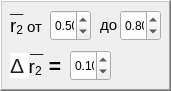
   <widget class="QFrame" name="frame_7">
    <property name="geometry">
     <rect>
      <x>220</x>
      <y>30</y>
      <width>171</width>
      <height>91</height>
     </rect>
    </property>
    <property name="frameShape">
     <enum>QFrame::WinPanel</enum>
    </property>
    <property name="frameShadow">
     <enum>QFrame::Raised</enum>
    </property>
    <widget class="QDoubleSpinBox" name="dblSpinBox_13">
     <property name="geometry">
      <rect>
       <x>50</x>
       <y>10</y>
       <width>41</width>
       <height>31</height>
      </rect>
     </property>
     <property name="wrapping">
      <bool>true</bool>
     </property>
     <property name="decimals">
      <number>2</number>
     </property>
     <property name="minimum">
      <double>0.500000000000000</double>
     </property>
     <property name="maximum">
      <double>0.800000000000000</double>
     </property>
     <property name="singleStep">
      <double>0.050000000000000</double>
     </property>
     <property name="value">
      <double>0.500000000000000</double>
     </property>
    </widget>
    <widget class="QLabel" name="lbl_25">
     <property name="geometry">
      <rect>
       <x>100</x>
       <y>10</y>
       <width>21</width>
       <height>31</height>
      </rect>
     </property>
     <property name="text">
      <string>&lt;html&gt;&lt;head/&gt;&lt;body&gt;&lt;p&gt;&lt;span style=&quot; font-size:11pt;&quot;&gt;до&lt;/span&gt;&lt;/p&gt;&lt;/body&gt;&lt;/html&gt;</string>
     </property>
    </widget>
    <widget class="QLabel" name="lbl_26">
     <property name="geometry">
      <rect>
       <x>10</x>
       <y>50</y>
       <width>81</width>
       <height>31</height>
      </rect>
     </property>
     <property name="text">
      <string>&lt;!DOCTYPE HTML PUBLIC &quot;-//W3C//DTD HTML 4.0//EN&quot; &quot;http://www.w3.org/TR/REC-html40/strict.dtd&quot;&gt;
&lt;html&gt;&lt;head&gt;&lt;meta name=&quot;qrichtext&quot; content=&quot;1&quot; /&gt;&lt;style type=&quot;text/css&quot;&gt;
p, li { white-space: pre-wrap; }
&lt;/style&gt;&lt;/head&gt;&lt;body style=&quot; font-family:'MS Shell Dlg 2'; font-size:8pt; font-weight:400; font-style:normal;&quot;&gt;
&lt;p style=&quot; margin-top:12px; margin-bottom:12px; margin-left:0px; margin-right:0px; -qt-block-indent:0; text-indent:0px;&quot;&gt;&lt;span style=&quot; font-family:'arial,sans-serif'; font-size:16pt; color:#222222; background-color:#ffffff;&quot;&gt;Δ &lt;/span&gt;&lt;span style=&quot; font-size:14pt;&quot;&gt;r&lt;/span&gt;&lt;span style=&quot; font-size:14pt; vertical-align:sub;&quot;&gt;2&lt;/span&gt;&lt;span style=&quot; font-family:'Times New Roman,serif'; font-size:16pt; vertical-align:sub;&quot;&gt;  &lt;/span&gt;&lt;span style=&quot; font-family:'Times New Roman,serif'; font-size:16pt; font-weight:600;&quot;&gt;=&lt;/span&gt;&lt;/p&gt;&lt;/body&gt;&lt;/html&gt;</string>
     </property>
    </widget>
    <widget class="QDoubleSpinBox" name="dblSpinBox_19">
     <property name="geometry">
      <rect>
       <x>70</x>
       <y>50</y>
       <width>41</width>
       <height>31</height>
      </rect>
     </property>
     <property name="wrapping">
      <bool>true</bool>
     </property>
     <property name="decimals">
      <number>2</number>
     </property>
     <property name="minimum">
      <double>0.050000000000000</double>
     </property>
     <property name="maximum">
      <double>0.300000000000000</double>
     </property>
     <property name="singleStep">
      <double>0.050000000000000</double>
     </property>
     <property name="value">
      <double>0.100000000000000</double>
     </property>
    </widget>
    <widget class="QLabel" name="label_10">
     <property name="geometry">
      <rect>
       <x>10</x>
       <y>0</y>
       <width>16</width>
       <height>16</height>
      </rect>
     </property>
     <property name="text">
      <string>__</string>
     </property>
    </widget>
    <widget class="QLabel" name="lbl_27">
     <property name="geometry">
      <rect>
       <x>10</x>
       <y>10</y>
       <width>41</width>
       <height>31</height>
      </rect>
     </property>
     <property name="text">
      <string>&lt;html&gt;&lt;head/&gt;&lt;body&gt;&lt;p&gt;&lt;span style=&quot; font-size:14pt;&quot;&gt;r&lt;/span&gt;&lt;span style=&quot; font-size:14pt; vertical-align:sub;&quot;&gt;2&lt;/span&gt;&lt;span style=&quot; font-size:11pt;&quot;&gt; от&lt;/span&gt;&lt;/p&gt;&lt;/body&gt;&lt;/html&gt;</string>
     </property>
    </widget>
    <widget class="QLabel" name="label_11">
     <property name="geometry">
      <rect>
       <x>30</x>
       <y>40</y>
       <width>16</width>
       <height>16</height>
      </rect>
     </property>
     <property name="text">
      <string>__</string>
     </property>
    </widget>
    <widget class="QDoubleSpinBox" name="dblSpinBox_20">
     <property name="geometry">
      <rect>
       <x>120</x>
       <y>10</y>
       <width>41</width>
       <height>31</height>
      </rect>
     </property>
     <property name="wrapping">
      <bool>true</bool>
     </property>
     <property name="decimals">
      <number>2</number>
     </property>
     <property name="minimum">
      <double>0.100000000000000</double>
     </property>
     <property name="maximum">
      <double>0.900000000000000</double>
     </property>
     <property name="singleStep">
      <double>0.050000000000000</double>
     </property>
     <property name="value">
      <double>0.800000000000000</double>
     </property>
    </widget>
   </widget>
